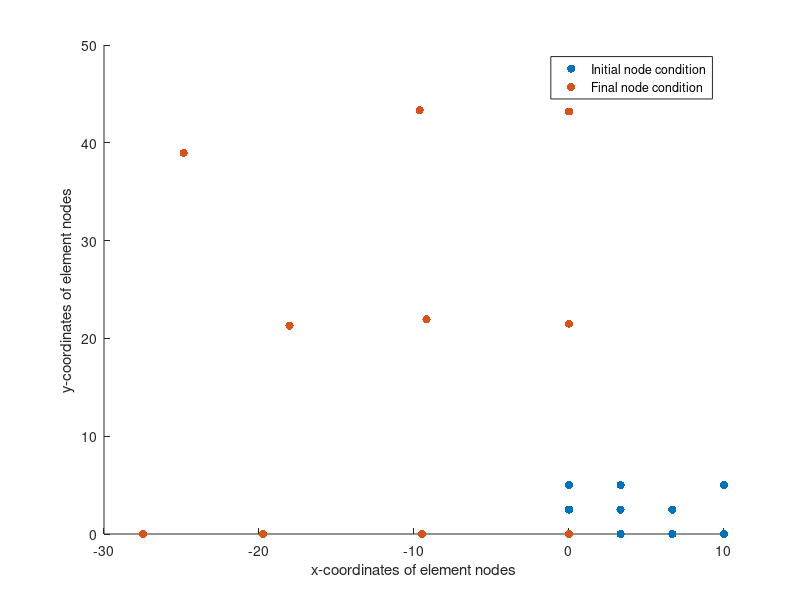

This figure's MATLAB source:
clear all; close all; clc

format long

%initial parameters-->
X= 10; %mm units
Y= 5; %mm units
e=1000; %youngs modulus in N/mm2
mu= 0.3; %possion ratio
N= 5;

E= (e/((1+mu)*(1-2*mu)))*[1-mu mu 0; mu 1-mu 0; 0 0 (1-2*mu)/2];

% connectivity matrix--> anti-clock indexing
con=zeros(8,N);
con(1,1)= 1; con(2,1)= 2; con(3,1)=3; con(4,1)= 4; con(5,1)= 11; con(6,1)= 12; con(7,1)=9; con(8,1)= 10;
con(1,2)= 3; con(2,2)= 4; con(3,2)=5; con(4,2)= 6; con(5,2)= 13; con(6,2)= 14; con(7,2)= 11; con(8,2)= 12;
con(1,3)= 5; con(2,3)= 6; con(3,3)=7; con(4,3)= 8; con(5,3)= 19; con(6,3)= 20; con(7,3)=13; con(8,3)= 14;
con(1,4)= 9; con(2,4)= 10; con(3,4)=11; con(4,4)= 12; con(5,4)= 17; con(6,4)= 18; con(7,4)=15; con(8,4)= 16;
con(1,5)= 11; con(2,5)= 12; con(3,5)=13; con(4,5)= 14; con(5,5)= 19; con(6,5)= 20; con(7,5)=17; con(8,5)= 18;


%coordinate matrix--> (units mm)
x=zeros(N-1,1);
y=zeros(N-1,1);

x(1)=0; y(1)=0;
x(2)=3.33; y(2)=0;
x(3)=6.66; y(3)=0;
x(4)=10; y(4)=0;
x(5)=0; y(5)=2.5;
x(6)=3.33; y(6)=2.5;
x(7)=6.66; y(7)=2.5;
x(8)=0; y(8)=5;
x(9)=3.33; y(9)=5;
x(10)=10; y(10)=5;

%creating local k matrix-->
%for element 1-->
J1= [1.665 0; 0 1.25];  %derived Jacobian for each element

%partial derivative of shape function wrto eta and zeta
% Shape_Func_ZE= [(1+eta)/4 (-1-eta)/4 (-1+eta)/4 (1-eta)/4; (1+zeta)/4 (1-zeta)/4 (-1+zeta)/4 (-1-zeta)/4 ];

%all Shape_Func_ZE are constant throughout-->
Shape_Func_ZE_1= [(1+1/sqrt(3))/4 (-1-1/sqrt(3))/4 (-1+1/sqrt(3))/4 (1-1/sqrt(3))/4; (1+1/sqrt(3))/4 (1-1/sqrt(3))/4 (-1+1/sqrt(3))/4 (-1-1/sqrt(3))/4];
Shape_Func_ZE_2= [(1+1/sqrt(3))/4 (-1-1/sqrt(3))/4 (-1+1/sqrt(3))/4 (1-1/sqrt(3))/4; (1-1/sqrt(3))/4 (1+1/sqrt(3))/4 (-1-1/sqrt(3))/4 (-1+1/sqrt(3))/4];
Shape_Func_ZE_3= [(1-1/sqrt(3))/4 (-1+1/sqrt(3))/4 (-1-1/sqrt(3))/4 (1+1/sqrt(3))/4; (1-1/sqrt(3))/4 (1+1/sqrt(3))/4 (-1-1/sqrt(3))/4 (-1+1/sqrt(3))/4];
Shape_Func_ZE_4= [(1-1/sqrt(3))/4 (-1+1/sqrt(3))/4 (-1-1/sqrt(3))/4 (1+1/sqrt(3))/4; (1+1/sqrt(3))/4 (1-1/sqrt(3))/4 (-1+1/sqrt(3))/4 (-1-1/sqrt(3))/4];


Shape_Func_xy_11= inv(J1)*Shape_Func_ZE_1; %Shape_Func partial derivative interms of x and y
Shape_Func_xy_12= inv(J1)*Shape_Func_ZE_2;
Shape_Func_xy_13= inv(J1)*Shape_Func_ZE_3;
Shape_Func_xy_14= inv(J1)*Shape_Func_ZE_4;

for i=1:4
    A11(:,:,i)= [Shape_Func_xy_11(1,i) 0; 0 Shape_Func_xy_11(2,i); Shape_Func_xy_11(2,i) Shape_Func_xy_11(1,i)];  
    A12(:,:,i)= [Shape_Func_xy_12(1,i) 0; 0 Shape_Func_xy_12(2,i); Shape_Func_xy_12(2,i) Shape_Func_xy_12(1,i)];
    A13(:,:,i)= [Shape_Func_xy_13(1,i) 0; 0 Shape_Func_xy_13(2,i); Shape_Func_xy_13(2,i) Shape_Func_xy_13(1,i)];
    A14(:,:,i)= [Shape_Func_xy_14(1,i) 0; 0 Shape_Func_xy_14(2,i); Shape_Func_xy_14(2,i) Shape_Func_xy_14(1,i)];
end

B11=[A11(:,:,1) A11(:,:,2) A11(:,:,3) A11(:,:,4)];
B12=[A12(:,:,1) A12(:,:,2) A12(:,:,3) A12(:,:,4)];
B13=[A13(:,:,1) A13(:,:,2) A13(:,:,3) A13(:,:,4)];
B14=[A14(:,:,1) A14(:,:,2) A14(:,:,3) A14(:,:,4)];

% implimenting gauss quadrature intergration for getting k1 local-->
k11= transpose(B11)*E*B11*det(J1); 
k12= transpose(B12)*E*B12*det(J1);
k13= transpose(B13)*E*B13*det(J1);
k14= transpose(B14)*E*B14*det(J1);  %local k1 multiplied by 4 for gauss quadrature

k1= k11 + k12 + k13 + k14;

% r1= 4*E*Shape_Func_xy_1*det(J1);   %local r1 multiplied by 4 for gauss quadrature


%for element 2-->
J2= [1.665 0; 0 1.25];
%implimenting gauss quadrature intergration for getting k2 local-->

Shape_Func_xy_21= inv(J2)*Shape_Func_ZE_1; %Shape_Func partial derivative interms of x and y
Shape_Func_xy_22= inv(J2)*Shape_Func_ZE_2;
Shape_Func_xy_23= inv(J2)*Shape_Func_ZE_3;
Shape_Func_xy_24= inv(J2)*Shape_Func_ZE_4;

for i=1:4
    A21(:,:,i)= [Shape_Func_xy_21(1,i) 0; 0 Shape_Func_xy_21(2,i); Shape_Func_xy_21(2,i) Shape_Func_xy_21(1,i)];  
    A22(:,:,i)= [Shape_Func_xy_22(1,i) 0; 0 Shape_Func_xy_22(2,i); Shape_Func_xy_22(2,i) Shape_Func_xy_22(1,i)];
    A23(:,:,i)= [Shape_Func_xy_23(1,i) 0; 0 Shape_Func_xy_23(2,i); Shape_Func_xy_23(2,i) Shape_Func_xy_23(1,i)];
    A24(:,:,i)= [Shape_Func_xy_24(1,i) 0; 0 Shape_Func_xy_24(2,i); Shape_Func_xy_24(2,i) Shape_Func_xy_24(1,i)];
end

B21=[A21(:,:,1) A21(:,:,2) A21(:,:,3) A21(:,:,4)];
B22=[A22(:,:,1) A22(:,:,2) A22(:,:,3) A22(:,:,4)];
B23=[A23(:,:,1) A23(:,:,2) A23(:,:,3) A23(:,:,4)];
B24=[A24(:,:,1) A24(:,:,2) A24(:,:,3) A24(:,:,4)];


k2_1= transpose(B21)*E* B21* det(J2);
k2_2= transpose(B22)*E* B22* det(J2);
k2_3= transpose(B23)*E* B23* det(J2);
k2_4= transpose(B24)*E* B24* det(J2);

k2= k2_1+ k2_2+ k2_3+ k2_4;  %local k2

% r2= E*Shape_Func_xy*det(J2_1)+ E*Shape_Func_xy*det(J2_2)+E*Shape_Func_xy*det(J2_3)+E*Shape_Func_xy*det(J2_4);  %local r2

%for element 3-->
J3_1= [1.67 (2.5/4)*(-1-1/sqrt(3))+(5/4)*(1+1/sqrt(3)); 0 (2.5/4)*(1-1/sqrt(3))+(5/4)*(1+1/sqrt(3))];    %jacobian with all 4 points for gauss quadrature
J3_2= [1.67 (2.5/4)*(-1+1/sqrt(3))+(5/4)*(1-1/sqrt(3)); 0 (2.5/4)*(1-1/sqrt(3))+(5/4)*(1+1/sqrt(3))];
J3_3= [1.67 (2.5/4)*(-1+1/sqrt(3))+(5/4)*(1-1/sqrt(3)); 0 (2.5/4)*(1+1/sqrt(3))+(5/4)*(1-1/sqrt(3))];
J3_4= [1.67 (2.5/4)*(-1-1/sqrt(3))+(5/4)*(1+1/sqrt(3)); 0 (2.5/4)*(1+1/sqrt(3))+(5/4)*(1-1/sqrt(3))];

%implimenting gauss quadrature intergration for getting k3 local-->

Shape_Func_xy_31= inv(J3_1)*Shape_Func_ZE_1; %Shape_Func partial derivative interms of x and y
Shape_Func_xy_32= inv(J3_2)*Shape_Func_ZE_2;
Shape_Func_xy_33= inv(J3_3)*Shape_Func_ZE_3;
Shape_Func_xy_34= inv(J3_4)*Shape_Func_ZE_4;

for i=1:4
    A31(:,:,i)= [Shape_Func_xy_31(1,i) 0; 0 Shape_Func_xy_31(2,i); Shape_Func_xy_31(2,i) Shape_Func_xy_31(1,i)];  
    A32(:,:,i)= [Shape_Func_xy_32(1,i) 0; 0 Shape_Func_xy_32(2,i); Shape_Func_xy_32(2,i) Shape_Func_xy_32(1,i)];
    A33(:,:,i)= [Shape_Func_xy_33(1,i) 0; 0 Shape_Func_xy_33(2,i); Shape_Func_xy_33(2,i) Shape_Func_xy_33(1,i)];
    A34(:,:,i)= [Shape_Func_xy_34(1,i) 0; 0 Shape_Func_xy_34(2,i); Shape_Func_xy_34(2,i) Shape_Func_xy_34(1,i)];
end

B31=[A31(:,:,1) A31(:,:,2) A31(:,:,3) A31(:,:,4)];
B32=[A32(:,:,1) A32(:,:,2) A32(:,:,3) A32(:,:,4)];
B33=[A33(:,:,1) A33(:,:,2) A33(:,:,3) A33(:,:,4)];
B34=[A34(:,:,1) A34(:,:,2) A34(:,:,3) A34(:,:,4)];


k3_1= transpose(B31)*E* B31* det(J3_1);
k3_2= transpose(B32)*E* B32* det(J3_2);
k3_3= transpose(B33)*E* B33* det(J3_3);
k3_4= transpose(B34)*E* B34* det(J3_4);

k3= k3_1+ k3_2+ k3_3+ k3_4;   %local k3

% r3= E*Shape_Func_xy*det(J3_1)+ E*Shape_Func_xy*det(J3_2)+E*Shape_Func_xy*det(J3_3)+E*Shape_Func_xy*det(J3_4);   %local r3

%for element 4-->
J4= [1.665 0; 0 1.25];

Shape_Func_xy_41= inv(J4)*Shape_Func_ZE_1; %Shape_Func partial derivative interms of x and y
Shape_Func_xy_42= inv(J4)*Shape_Func_ZE_2;
Shape_Func_xy_43= inv(J4)*Shape_Func_ZE_3;
Shape_Func_xy_44= inv(J4)*Shape_Func_ZE_4;

for i=1:4
    A41(:,:,i)= [Shape_Func_xy_41(1,i) 0; 0 Shape_Func_xy_41(2,i); Shape_Func_xy_41(2,i) Shape_Func_xy_41(1,i)];  
    A42(:,:,i)= [Shape_Func_xy_42(1,i) 0; 0 Shape_Func_xy_42(2,i); Shape_Func_xy_42(2,i) Shape_Func_xy_42(1,i)];
    A43(:,:,i)= [Shape_Func_xy_43(1,i) 0; 0 Shape_Func_xy_43(2,i); Shape_Func_xy_43(2,i) Shape_Func_xy_43(1,i)];
    A44(:,:,i)= [Shape_Func_xy_44(1,i) 0; 0 Shape_Func_xy_44(2,i); Shape_Func_xy_44(2,i) Shape_Func_xy_44(1,i)];
end

B41=[A41(:,:,1) A41(:,:,2) A41(:,:,3) A41(:,:,4)];
B42=[A42(:,:,1) A42(:,:,2) A42(:,:,3) A42(:,:,4)];
B43=[A43(:,:,1) A43(:,:,2) A43(:,:,3) A43(:,:,4)];
B44=[A44(:,:,1) A44(:,:,2) A44(:,:,3) A44(:,:,4)];

% implimenting gauss quadrature intergration for getting k1 local-->
k41= transpose(B41)*E*B41*det(J4); 
k42= transpose(B42)*E*B42*det(J4);
k43= transpose(B43)*E*B43*det(J4);
k44= transpose(B44)*E*B44*det(J4);  %local k1 multiplied by 4 for gauss quadrature

k4= k41 + k42 + k43 + k44;

% r4= 4*E*Shape_Func_xy*det(J4);   %local r4 multiplied by 4 for gauss quadrature


%for element 5-->
% syms eta zeta
J5_1= [-1.665+(6.66/4)*(1-1/sqrt(3))+(10/4)*(1+1/sqrt(3)) 0; (6.66/4)*(-1-1/sqrt(3))+(10/4)*(1+1/sqrt(3)) 1.25 ];    %jacobian with all 4 points for gauss quadrature
J5_2= [-1.665+(6.66/4)*(1+1/sqrt(3))+(10/4)*(1-1/sqrt(3)) 0; (6.66/4)*(-1-1/sqrt(3))+(10/4)*(1+1/sqrt(3)) 1.25 ];
J5_3= [-1.665+(6.66/4)*(1+1/sqrt(3))+(10/4)*(1-1/sqrt(3)) 0; (6.66/4)*(-1+1/sqrt(3))+(10/4)*(1-1/sqrt(3)) 1.25 ];
J5_4= [-1.665+(6.66/4)*(1-1/sqrt(3))+(10/4)*(1+1/sqrt(3)) 0; (6.66/4)*(-1+1/sqrt(3))+(10/4)*(1-1/sqrt(3)) 1.25 ];

%implimenting gauss quadrature intergration for getting k5 local-->
Shape_Func_xy_51= inv(J5_1)*Shape_Func_ZE_1; %Shape_Func partial derivative interms of x and y
Shape_Func_xy_52= inv(J5_2)*Shape_Func_ZE_2;
Shape_Func_xy_53= inv(J5_3)*Shape_Func_ZE_3;
Shape_Func_xy_54= inv(J5_4)*Shape_Func_ZE_4;

for i=1:4
    A51(:,:,i)= [Shape_Func_xy_51(1,i) 0; 0 Shape_Func_xy_51(2,i); Shape_Func_xy_51(2,i) Shape_Func_xy_51(1,i)];  
    A52(:,:,i)= [Shape_Func_xy_52(1,i) 0; 0 Shape_Func_xy_52(2,i); Shape_Func_xy_52(2,i) Shape_Func_xy_52(1,i)];
    A53(:,:,i)= [Shape_Func_xy_53(1,i) 0; 0 Shape_Func_xy_53(2,i); Shape_Func_xy_53(2,i) Shape_Func_xy_53(1,i)];
    A54(:,:,i)= [Shape_Func_xy_54(1,i) 0; 0 Shape_Func_xy_54(2,i); Shape_Func_xy_54(2,i) Shape_Func_xy_54(1,i)];
end

B51=[A51(:,:,1) A51(:,:,2) A51(:,:,3) A51(:,:,4)];
B52=[A52(:,:,1) A52(:,:,2) A52(:,:,3) A52(:,:,4)];
B53=[A53(:,:,1) A53(:,:,2) A53(:,:,3) A53(:,:,4)];
B54=[A54(:,:,1) A54(:,:,2) A54(:,:,3) A54(:,:,4)];


k5_1= transpose(B51)*E* B51* det(J5_1);
k5_2= transpose(B52)*E* B52* det(J5_2);
k5_3= transpose(B53)*E* B53* det(J5_3);
k5_4= transpose(B54)*E* B54* det(J5_4);

k5= k5_1+ k5_2+ k5_3+ k5_4 ;     %local k5

% % r5= E*Shape_Func_xy*det(J5_1)+ E*Shape_Func_xy*det(J5_2)+ E*Shape_Func_xy*det(J5_3)+ E*Shape_Func_xy*det(J5_4);    %local r5


% creating global k matrix-->

K= zeros((N)*4);  %initializing K Global matrix
R= zeros(N*4,2);  %initializing R Global vector

 for i = 1:8

    for j=1:8  %looping over row and column 
        K(con(i,1),con(j,1))= K(con(i,1),con(j,1)) + k1(i,j);
        K(con(i,2),con(j,2))= K(con(i,2),con(j,2)) + k2(i,j);
        K(con(i,3),con(j,3))= K(con(i,3),con(j,3)) + k3(i,j);
        K(con(i,4),con(j,4))= K(con(i,4),con(j,4)) + k4(i,j);
        K(con(i,5),con(j,5))= K(con(i,5),con(j,5)) + k5(i,j);

    end

 end
K_complete= K;

K(1,:)=[]; % imposing dof boundary conditions and truncating respective rows and columns of GLOBAL K
K(:,1)=[];
K(1,:)=[];
K(:,1)=[];
K(2,:)=[];
K(:,2)=[];
K(3,:)=[];
K(:,3)=[];
K(4,:)=[];
K(:,4)=[];
K(4,:)=[];
K(:,4)=[];
K(9,:)=[];
K(:,9)=[];

Global_Force_Vector= [0; 0; 1.8e3; 0; 0; 0; 0; 0; 16.65e3; 0; 49.95e3; 4.2e3; 33.3e3]; %Forces in Newtons

Displacement= inv(K)*Global_Force_Vector; % u2(1) u3(2) u4(3) v5(4) u6(5) v6(6) u7(7) v7(8) v8(9) u9(10) v9(11) u10(12) v10(13)

Displacement_complete= [0; 0; Displacement(1); 0; Displacement(2); 0; Displacement(3); 0; 0; Displacement(4); Displacement(5); Displacement(6); Displacement(7); Displacement(8); 0; Displacement(9); Displacement(10);Displacement(11); Displacement(12); Displacement(13)];

Reaction_Forces= K_complete*Displacement_complete;

x_deformed= [x(1); Displacement(1); Displacement(2); Displacement(3); x(5); Displacement(5); Displacement(7); x(8); Displacement(10); Displacement(12)];
y_deformed=[y(1); y(2); y(3); y(4); Displacement(4); Displacement(6); Displacement(8); Displacement(9); Displacement(11); Displacement(13)];

%calculating stresses and strains at 4 gauss points of element A aka element 3 in my case-->

disp_element_A= [Displacement(12); Displacement(13); Displacement(7); Displacement(8); Displacement(2); 0; Displacement(3); 0 ];% arranged anti-clockwise as per chp5 slide

strain_1= B31*disp_element_A;
strain_2= B32*disp_element_A;
strain_3= B33*disp_element_A;
strain_4= B34*disp_element_A;

stress_1= E*strain_1;
stress_2= E*strain_2;
stress_3= E*strain_3;
stress_4= E*strain_4;

Complete_stresses = [stress_1(1:2,:) stress_2(1:2,:) stress_3(1:2,:) stress_4(1:2,:)];% arranged anti-clockwise as per chp5 slide
Complete_strain = [strain_1(1:2,:) strain_2(1:2,:) strain_3(1:2,:) strain_4(1:2,:)];% arranged anti-clockwise as per chp5 slide

figure(1)
scatter(x,y, 'filled')
hold on
scatter(x_deformed, y_deformed, 'filled')
xlabel("x-coordinates of element nodes")
ylabel("y-coordinates of element nodes")
legend("Initial node condition", "Final node condition")
hold off

% figure(2)
% Reaction_Forces_X= [Forces(1), Forces(3), Forces(5),Forces(7),Forces(9),Forces(11),Forces(13),Forces(15),Forces(17),Forces(19)];
% Reaction_Forces_Y= [Forces(2), Forces(4), Forces(6),Forces(8),Forces(10),Forces(12),Forces(14),Forces(16),Forces(18),Forces(20)];
% quiver(Reaction_Forces_X, Reaction_Forces_Y)

